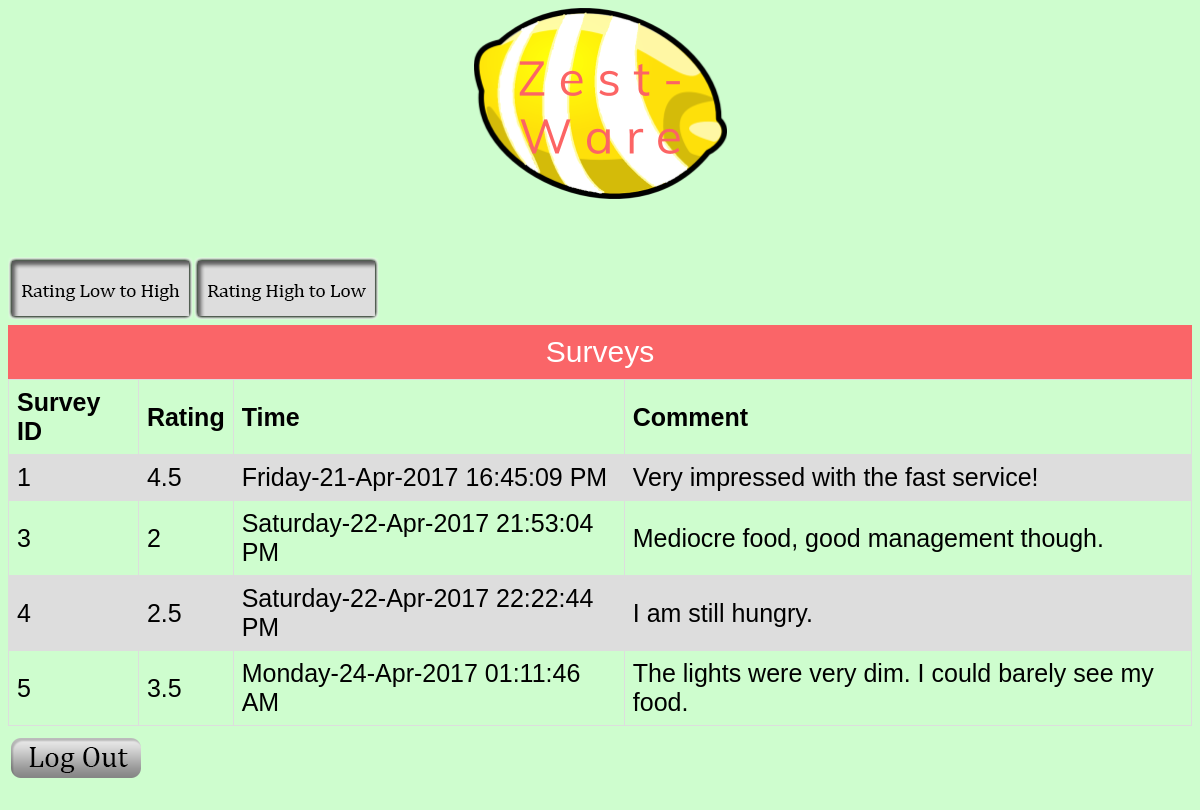
Page /startbootstrap-simple-sidebar-gh-pages/surveyTable.php (signed in) on the committed database.
### tables this page shows
CREATE TABLE `survey` (
  `surveyID` int(4) NOT NULL,
  `rating` float NOT NULL,
  `time` varchar(40) NOT NULL,
  `comment` varchar(500) NOT NULL,
  `managerReponse` varchar(500) NOT NULL DEFAULT 'N/A'
);

### startbootstrap-simple-sidebar-gh-pages/surveyTable.php (the view, shortened to what this page needs)
<!DOCTYPE html>
<html>
    <head>
    <link rel="stylesheet" type="text/css" href="temp2.css">
    </head>
    <body>
    <div class = "logo">
    <a href=https://zestware123.000webhostapp.com/>
    <img border="0" alt="logo" src="buttons/zesty.png">
    </div>
    <br>
    <br>
    <br>
<?php
if(isset($_POST['ASC']))
{
    $asc_query = "SELECT * FROM survey ORDER BY rating ASC";
    $result = executeQuery($asc_query);
}
elseif (isset ($_POST['DESC']))
    {
          $desc_query = "SELECT * FROM survey ORDER BY rating DESC";
          $result = executeQuery($desc_query);
    }
 else {
        $default_query = "SELECT * FROM survey";
        $result = executeQuery($default_query);
}
function executeQuery($query)
{
    $con = mysqli_connect("localhost", "id964298_zestwaredatabase", "zestware123!", "id964298_zestdatabase");
    mysqli_select_db($con, "id964298_zestdatabase");
    $result = mysqli_query($con, $query);
    return $result;
}
?>
        <div class = "table">
        <form action="surveyTable.php" method="post">
            <table>
            <caption> Surveys </caption>
                <tr>
                    <th>Survey ID</th>
                    <th>Rating</th>
                    <th>Time</th>
                    <th>Comment</th>
                </tr>
                <?php while ($row = mysqli_fetch_array($result)):?>
                <tr>
                    <td><?php echo $row['surveyID'];?></td>
                    <td><?php echo $row['rating'];?></td>
                    <td><?php echo $row['time'];?></td>
                    <td><?php echo $row['comment'];?></td>
                </tr>
                <?php endwhile;?>
        <form action="surveyTable.php" method="post">
          <input type="image" src="buttons/RatingLH.png">
        </form>
        <form action="surveyTable.php" method="post">
          <input type="image" src="buttons/RatingHL.png">
        </form>
        </table>
        </form>
        </div>
      <input type="image" src ="buttons/LogOut.png" alt="Submit" class = "LogOut" onclick="document.location.href='../startbootstrap-simple-sidebar-gh-pages/logout.php';">
    </body>
</html>

### startbootstrap-simple-sidebar-gh-pages/surveyTable.php (style rules this page uses)
table { font-family: georgia, sans-serif; border-collapse: collapse; font-size:25px; }
table caption { padding: 10px; background: #FA6568; color: white; font-size: 30px; }
td, th { border: 1px solid #dddddd; text-align: left; padding: 8px; }
tr:nth-child(even) { background-color: #dddddd; }

### rows in the picture
survey: surveyID "1", rating "4.5", time "Friday-21-Apr-2017 16:45:09 PM", comment "Very impressed with the fast service!"
survey: surveyID "3", rating "2", time "Saturday-22-Apr-2017 21:53:04 PM", comment "Mediocre food, good management though."
survey: surveyID "4", rating "2.5", time "Saturday-22-Apr-2017 22:22:44 PM", comment "I am still hungry."
survey: surveyID "5", rating "3.5", time "Monday-24-Apr-2017 01:11:46 AM", comment "The lights were very dim. I could barely see my food."
